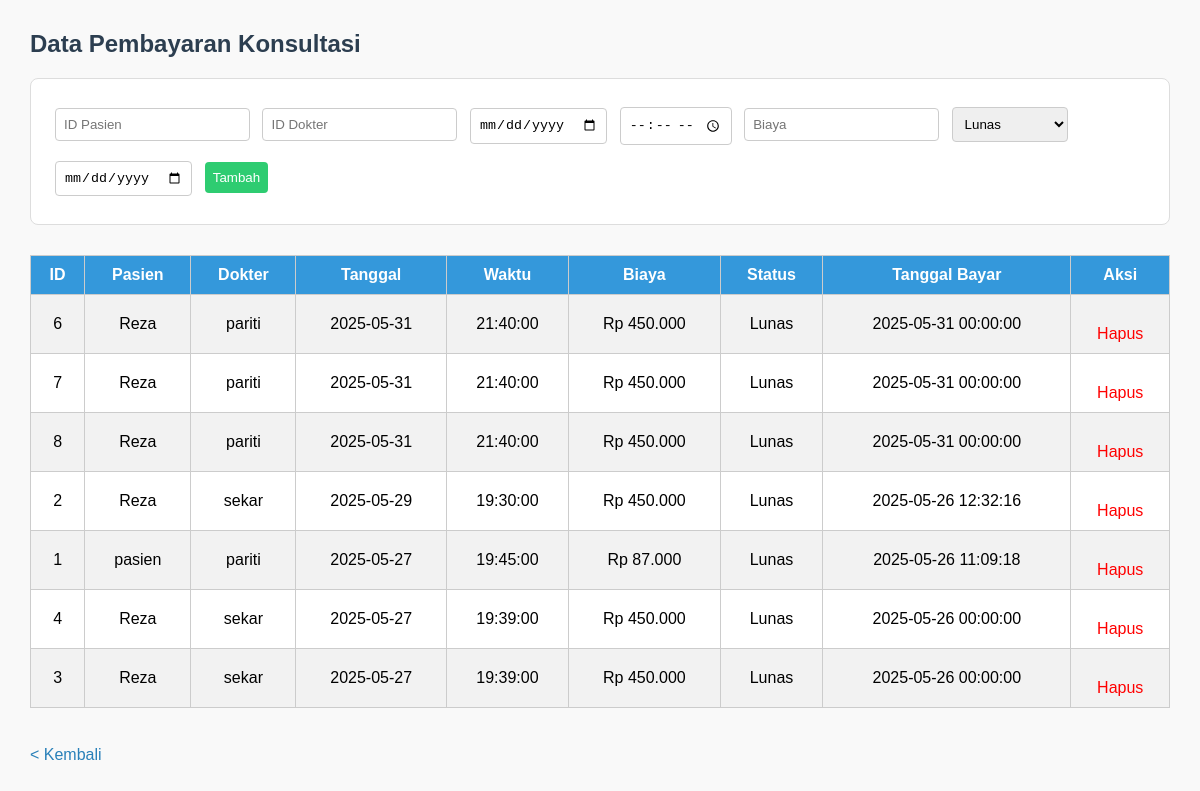
Screenshot of /admin/data_pembayaran.php with the database file from the repository.
### tables this page shows
CREATE TABLE `pembayaran` (
  `pembayaran_id` int NOT NULL,
  `pid` int NOT NULL,
  `dokter_id` int NOT NULL,
  `appdate` date NOT NULL,
  `apptime` time NOT NULL,
  `biaya` int NOT NULL,
  `status` enum('Lunas','Belum') NOT NULL,
  `tanggal_bayar` datetime DEFAULT NULL
);

CREATE TABLE `patreg` (
  `pid` int NOT NULL,
  `fname` varchar(100) DEFAULT NULL,
  `lname` varchar(100) DEFAULT NULL,
  `gender` varchar(10) DEFAULT NULL,
  `email` varchar(100) DEFAULT NULL,
  `contact` varchar(20) DEFAULT NULL,
  `password` varchar(100) DEFAULT NULL,
  `cpassword` varchar(100) DEFAULT NULL
);

CREATE TABLE `doctb` (
  `dokter_id` int NOT NULL,
  `username` varchar(50) NOT NULL,
  `password` varchar(100) NOT NULL,
  `doctorname` varchar(100) DEFAULT NULL,
  `email` varchar(100) DEFAULT NULL,
  `spec` varchar(100) DEFAULT NULL
);

### admin/data_pembayaran.php (the view, shortened to what this page needs)
<?php
include '../config.php';
$pembayaran = mysqli_query($conn, "
    SELECT p.*, pa.fname AS nama_pasien, d.doctorname AS nama_dokter
    FROM pembayaran p
    JOIN patreg pa ON p.pid = pa.pid
    JOIN doctb d ON p.dokter_id = d.dokter_id
    ORDER BY p.tanggal_bayar DESC
");
?>
<!DOCTYPE html>
<html>
<head>
</head>
<body>
<h2>Data Pembayaran Konsultasi</h2>
<form method="post">
    <input type="text" name="pid" placeholder="ID Pasien" required>
    <input type="text" name="dokter_id" placeholder="ID Dokter" required>
    <input type="date" name="appdate" required>
    <input type="time" name="apptime" required>
    <input type="number" name="biaya" placeholder="Biaya" required>
    <select name="status" required>
        <option value="Lunas">Lunas</option>
    </select>
    <input type="date" name="tanggal_bayar" required>
    <button type="submit" name="tambah">Tambah</button>
</form>
<table>
    <tr>
        <th>ID</th>
        <th>Pasien</th>
        <th>Dokter</th>
        <th>Tanggal</th>
        <th>Waktu</th>
        <th>Biaya</th>
        <th>Status</th>
        <th>Tanggal Bayar</th>
        <th>Aksi</th>
    </tr>
    <?php while ($row = mysqli_fetch_assoc($pembayaran)): ?>
        <tr>
            <td><?= $row['pembayaran_id'] ?></td>
            <td><?= $row['nama_pasien'] ?></td>
            <td><?= $row['nama_dokter'] ?></td>
            <td><?= $row['appdate'] ?></td>
            <td><?= $row['apptime'] ?></td>
            <td>Rp <?= number_format($row['biaya'], 0, ',', '.') ?></td>
            <td><?= $row['status'] ?></td>
            <td><?= $row['tanggal_bayar'] ?></td>
            <td>
                <a class="hapus-link" href="?hapus=<?= $row['pembayaran_id'] ?>" onclick="return confirm('Hapus data ini?')">Hapus</a>
            </td>
        </tr>
    <?php endwhile; ?>
</table>
<br>
<a href="../admin_dashboard.php"> < Kembali</a>
</body>
</html>

### admin/data_pembayaran.php (style rules this page uses)
body { font-family: Arial, sans-serif; margin: 30px; background-color: #f9f9f9; }
h2 { color: #2c3e50; }
form { background-color: #ffffff; padding: 20px; margin-bottom: 30px; border: 1px solid #ddd; border-radius: 8px; }
form input, form select, form button { margin: 8px 4px; padding: 8px; border: 1px solid #ccc; border-radius: 4px; }
form button { background-color: #2ecc71; color: white; border: none; cursor: pointer; }
table { width: 100%; border-collapse: collapse; background-color: #fff; }
table th, table td { border: 1px solid #ccc; padding: 10px; text-align: center; }
table th { background-color: #3498db; color: white; }
table tr:nth-child(even) { background-color: #f2f2f2; }
a { text-decoration: none; color: #2980b9; margin-top: 20px; display: inline-block; }
.hapus-link { color: red; }

### rows the page displays
pembayaran: pembayaran_id "6", pid.fname "Reza", dokter.doctorname "pariti", appdate "2025-05-31", apptime "21:40:00", biaya "450.000", status "Lunas", tanggal_bayar "2025-05-31 00:00:00"
pembayaran: pembayaran_id "7", pid.fname "Reza", dokter.doctorname "pariti", appdate "2025-05-31", apptime "21:40:00", biaya "450.000", status "Lunas", tanggal_bayar "2025-05-31 00:00:00"
pembayaran: pembayaran_id "8", pid.fname "Reza", dokter.doctorname "pariti", appdate "2025-05-31", apptime "21:40:00", biaya "450.000", status "Lunas", tanggal_bayar "2025-05-31 00:00:00"
pembayaran: pembayaran_id "2", pid.fname "Reza", dokter.doctorname "sekar", appdate "2025-05-29", apptime "19:30:00", biaya "450.000", status "Lunas", tanggal_bayar "2025-05-26 12:32:16"
pembayaran: pembayaran_id "1", pid.fname "pasien", dokter.doctorname "pariti", appdate "2025-05-27", apptime "19:45:00", biaya "87.000", status "Lunas", tanggal_bayar "2025-05-26 11:09:18"
pembayaran: pembayaran_id "4", pid.fname "Reza", dokter.doctorname "sekar", appdate "2025-05-27", apptime "19:39:00", biaya "450.000", status "Lunas", tanggal_bayar "2025-05-26 00:00:00"
pembayaran: pembayaran_id "3", pid.fname "Reza", dokter.doctorname "sekar", appdate "2025-05-27", apptime "19:39:00", biaya "450.000", status "Lunas", tanggal_bayar "2025-05-26 00:00:00"
